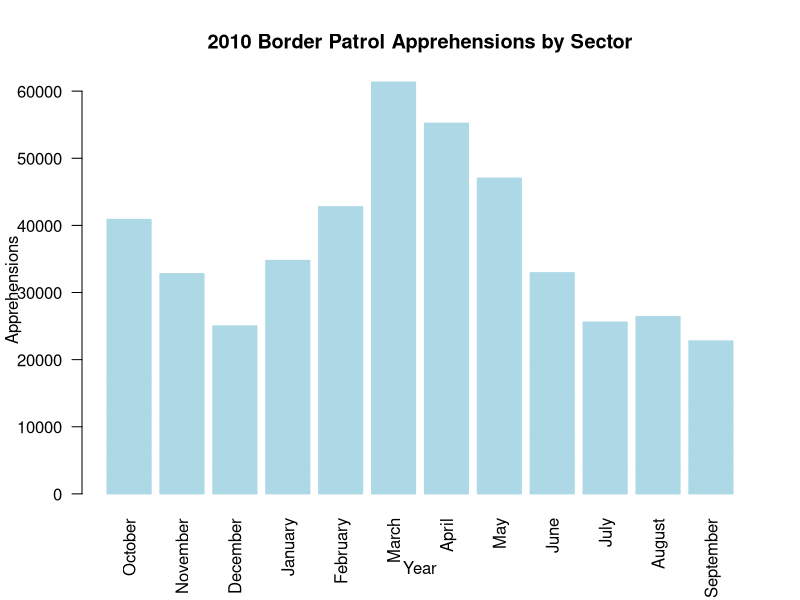
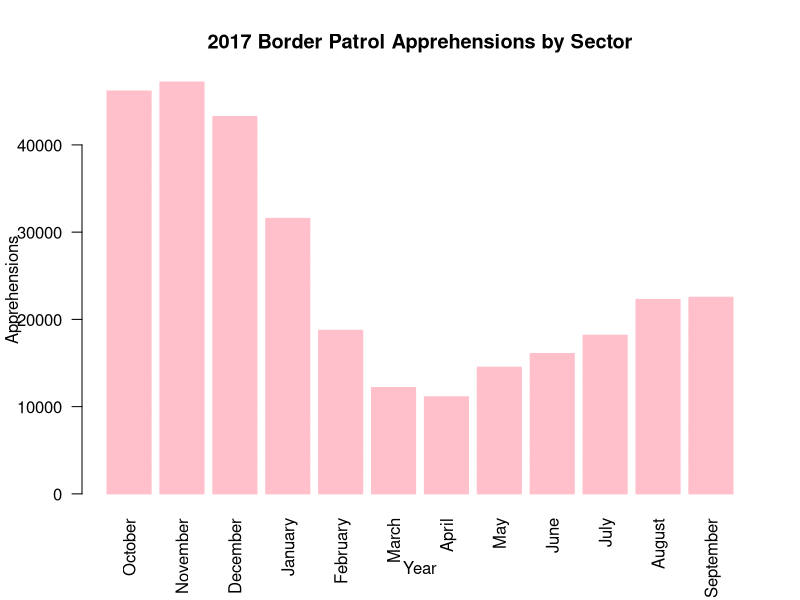
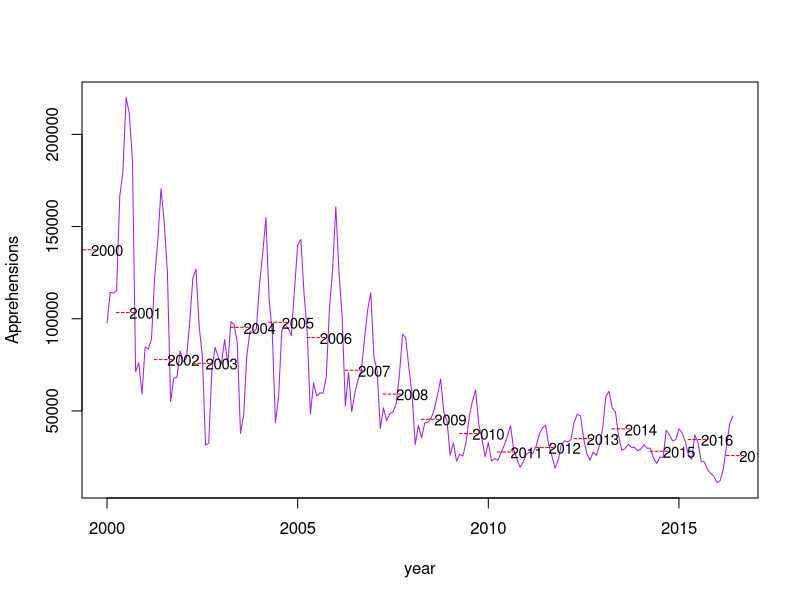

Reproduce these figures in R, in order.
## ---- chunk 1
knitr::opts_chunk$set(echo = TRUE)
## ---- chunk 2
A2010<- read.csv('PB Apprehensions 2010.csv', header=TRUE, stringsAsFactors = FALSE)
A2017<- read.csv('PB Apprehensions 2017.csv', header=TRUE, stringsAsFactors = FALSE)
Monthly<- read.csv('PB monthly summaries.csv',header=TRUE, stringsAsFactors = FALSE)
## ---- chunk 3
sector_sum_2010<-rowSums(A2010[,-1])
sector_sum_2010
## ---- chunk 4
max(sector_sum_2010)
## ---- chunk 5
sector_sum_2017<-rowSums(A2017[,-1])
## ---- chunk 6
max(sector_sum_2017)
## ---- chunk 7
row.names(A2010) <- A2010[,1]
A2010<-A2010[,2:13]
A2010_tucson <- as.vector(A2010[8,],mode='numeric')
## ---- chunk 8
row.names(A2017) <- A2017[,1]
A2017 <- A2017[,2:13]
A2017_RGV <- as.vector(A2017[6,],mode='numeric')
## ---- chunk 9
intake.A2010_sector <- A2010_tucson
intake.A2017_sector <- A2017_RGV
t.test(intake.A2010_sector, intake.A2017_sector)
## ---- chunk 10
A2010_3 <- as.vector(A2010[,6], mode='numeric' )
A2010_4 <- as.vector(A2010[,7], mode='numeric' )
A2010_5 <- as.vector(A2010[,8], mode='numeric' )
## ---- chunk 11
A2010_345<-as.vector(cbind(A2010_3,A2010_4,A2010_5))
## ---- chunk 12
A2017_10 <- as.vector(A2017[,1], mode='numeric' )
A2017_11 <- as.vector(A2017[,2], mode='numeric' )
A2017_12 <- as.vector(A2017[,3], mode='numeric' )
## ---- chunk 13
A2017_101112 <- as.vector(cbind(A2017_10,A2017_11,A2017_12))
## ---- chunk 14
intake.A2010_month <- A2010_345
intake.A2017_month <- A2017_101112
t.test(intake.A2010_month, intake.A2017_month)
## ---- chunk 15
barplot(as.matrix(A2010), names.arg = colnames(A2010), 
        las=2,
        axisnames=TRUE,
        main="2010 Border Patrol Apprehensions by Sector",
        border="light blue",
        ylab="Apprehensions",
        xlab="Year",
        col="light blue")
## ---- chunk 16
barplot(as.matrix(A2017), names.arg = colnames(A2017), 
        las=2,
        axisnames=TRUE,
        main="2017 Border Patrol Apprehensions by Sector",
        ylab="Apprehensions",
        xlab="Year",
        border="pink",
        col="pink")
## ---- chunk 17
row.names(Monthly) <- Monthly[,1]
Monthly<-Monthly[,2:13]
ts8 <- as.vector(t(Monthly[,-1]))
ts9 <- ts(rev(ts8), start= c(2000,1), frequency=12)
ts10 <- ts.plot(ts9, gpars=list(xlab="year", ylab="Apprehensions", lty=c(1:3)),col='purple')
ts11 <-as.matrix(Monthly)
ts12 <- rev(sapply(1:18, function(i) sum(ts11[i,])/12))
namebank <- as.character(c(2000:2017))
text(c(2000:2017), ts12, namebank,cex=0.9)
text(c(2000:2017), ts12, labels="----", cex=0.9,pos=2, col="red" )

